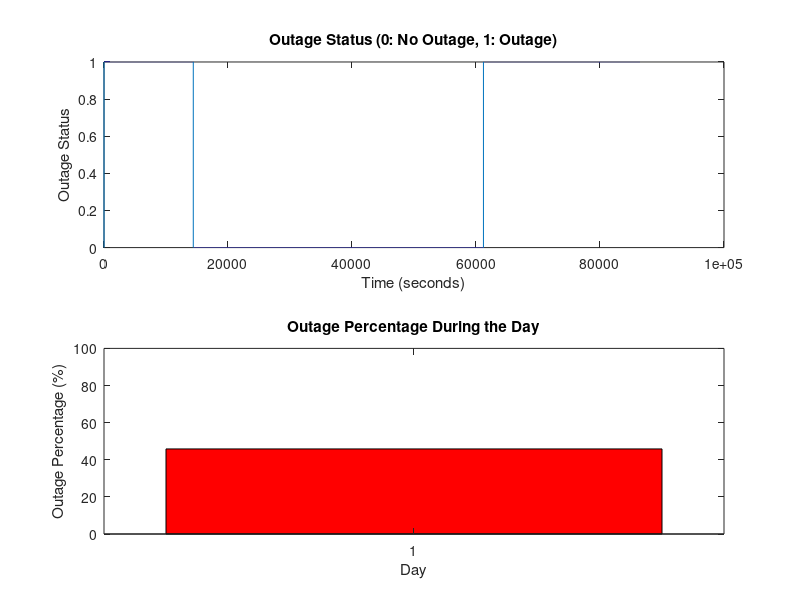

Reproduce this figure in MATLAB.
% Number of time steps (seconds in a day)
num_steps = 86400;

% Initialize variables

E_threshold_max = 100;  % Example threshold values
E_threshold_min = 20;
E_harvested = zeros(num_steps, 1);
E_consumed_day = zeros(num_steps, 1);
E_consumed_night = zeros(num_steps, 1);
E_available = zeros(num_steps, 1);
E_outage = zeros(num_steps, 1);

% Day and night definitions
day_start = 4 * 3600;  % 4 AM in seconds
day_end = 17 * 3600;   % 5 PM in seconds

% Simulation loop
for t = 2:num_steps
    % Determine if it's daytime
    is_daytime = (t >= day_start && t <= day_end);
    
    % Daytime Operation
    if is_daytime
        % Calculate excess energy during the day
        E_excess_day = E_harvested(t) - E_consumed_day(t);
        if E_excess_day >= 0
            % Store excess energy in the battery and cumulate during the day
            E_available(t) = E_available(t-1) + E_excess_day;
        else
            % Avoid negative excess energy
            E_excess_day = 0;
            if E_available(t-1) - E_threshold_max < E_consumed_day(t)
                % Set outage indicator to 1
                E_outage(t) = 1;
            end
        end
    end
    
    % Nighttime Operation
    if ~is_daytime
        if E_available(t-1) < E_consumed_night(t) || E_available(t-1) < E_threshold_min
            % Set outage indicator to 1 during the night
            E_outage(t) = 1;
        end
    end
end

% Plotting
figure;

% Subplot 1: Outage Status at Each Second
subplot(2, 1, 1);
stairs(E_outage);
title('Outage Status (0: No Outage, 1: Outage)');
xlabel('Time (seconds)');
ylabel('Outage Status');

% Subplot 2: Outage Percentage During the Day
subplot(2, 1, 2);
outage_percent = sum(E_outage) / num_steps * 100;
bar(1, outage_percent, 'r');
title('Outage Percentage During the Day');
xlabel('Day');
ylabel('Outage Percentage (%)');
ylim([0 100]);
